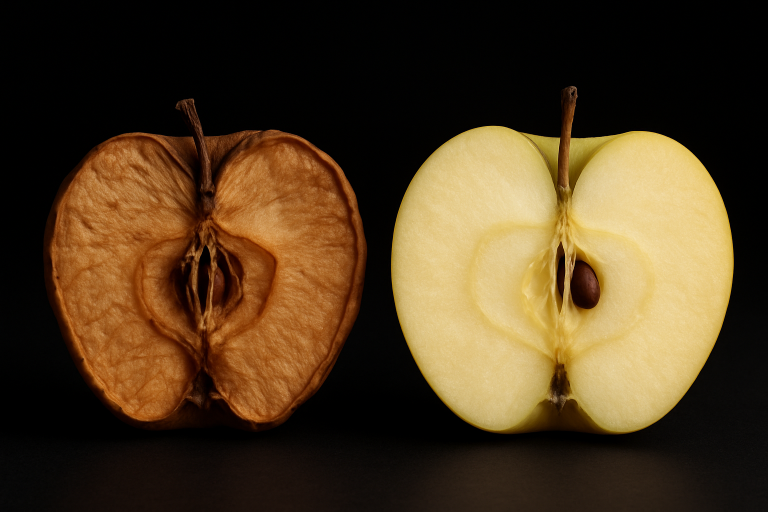
#> input picture TestesDeFunções/ChatGPT Image 24 de set. de 2025, 20_00_53.png, 1536 x 1024 px, found by its file name (shown at 1/2 size)
$ python Analisador2.py
#> lines starting #> are read from the running program, lines starting #| are printed output that depends on the picture; after the words box and inside, x2 and y2 are one past the last pixel; in counts of white or black regions, pixels touching at a corner belong together
import cv2
import numpy as np
from PIL import Image
import matplotlib.pyplot as plt

# Caminho da imagem
entrada = "/home/joao-pedro-veloso/Documentos/ProjetoEngenhariaAlimentos/TestesDeFunções/ChatGPT Image 24 de set. de 2025, 20_00_53.png"
saida = "imagem_convertida.png"

# 1. Converter imagem para RGB usando Pillow (garante formato limpo)
img_pil = Image.open(entrada).convert("RGB")
#> img_pil is the input picture: PIL image 1536x1024 RGB; mean R, G, B 79, 59.1, 32.7
img_pil.save(saida)

# 2. Ler imagem com OpenCV (BGR)
img = cv2.imread(saida)
if img is None:
    print("Erro ao carregar imagem")
    exit()

# 3. Reduz tamanho para acelerar processamento (opcional)
altura = img.shape[0] // 2
#> altura = 512
largura = img.shape[1] // 2
#> largura = 768
img = cv2.resize(img, (largura, altura))
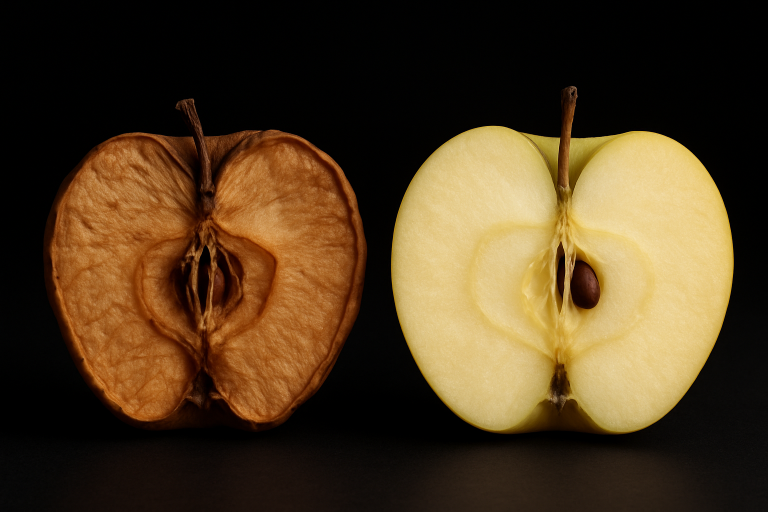
#> img: shape (512, 768, 3); mean B, G, R 32.8, 59.2, 79.1

# 4. Criar máscara para ignorar partes pretas
mask = cv2.inRange(img, (0,0,0), (40,40,40))  # faixa do preto
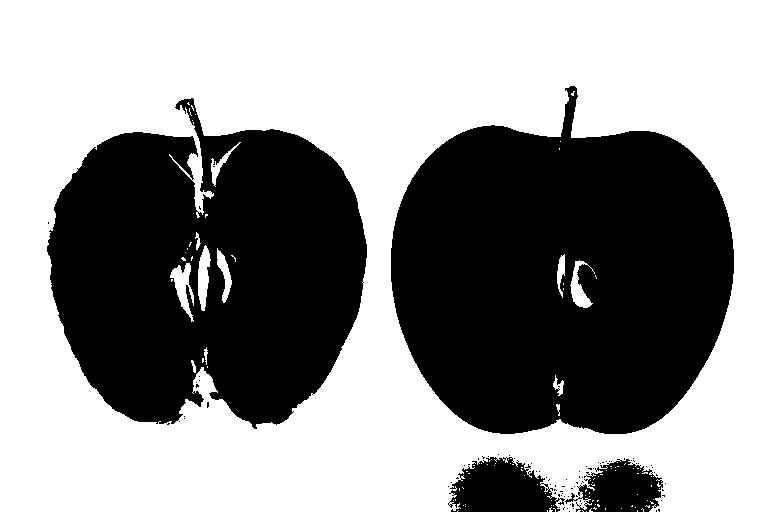
#> mask: shape (512, 768); 56.7% white; 92 black regions (88 under 20 px), largest, box (x1, y1, x2, y2) and area: (391, 86, 734, 434) 88079, (47, 98, 367, 429) 74568, (448, 457, 565, 512) 4316, (565, 459, 663, 512) 3195
mask_inv = cv2.bitwise_not(mask)  # inverte para pegar partes NÃO pretas

# 5. Converter imagem para escala de cinza para medir brilho
gray = cv2.cvtColor(img, cv2.COLOR_BGR2GRAY)
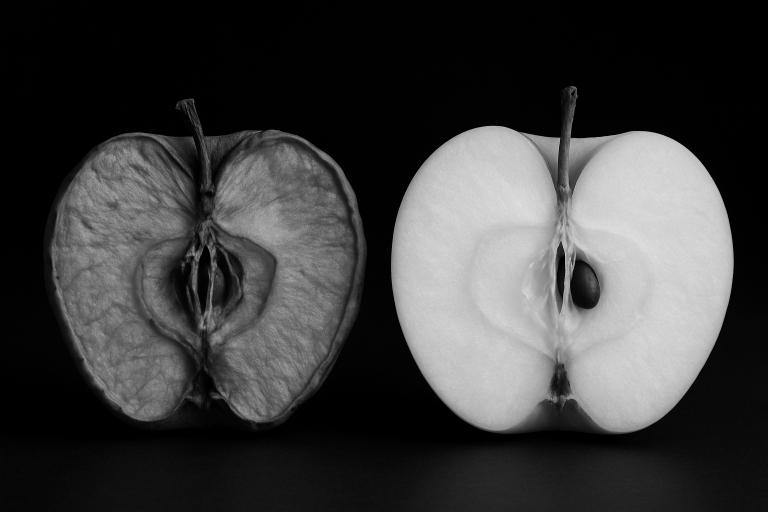
#> gray: shape (512, 768); min 0, max 225, mean 62.2

# 6. Extrair apenas pixels válidos (não pretos)
pixels_validos = gray[mask_inv > 0]

# 7. Definir faixas de brilho
#   - Escuro: 0–85
#   - Médio: 86–170
#   - Claro: 171–255
escuros = np.sum(pixels_validos <= 85)
#> escuros = 37457
medios = np.sum((pixels_validos > 85) & (pixels_validos <= 170))
#> medios = 61465
claros = np.sum(pixels_validos > 170)
#> claros = 71426
total = len(pixels_validos)
#> total = 170348

# 8. Calcular porcentagens
p_escuros = (escuros / total) * 100
#> p_escuros = 21.99
p_medios = (medios / total) * 100
#> p_medios = 36.08
p_claros = (claros / total) * 100
#> p_claros = 41.93

print(f"Porcentagem de áreas escuras: {p_escuros:.2f}%")
#| Porcentagem de áreas escuras: 21.99%
print(f"Porcentagem de áreas médias:  {p_medios:.2f}%")
#| Porcentagem de áreas médias:  36.08%
print(f"Porcentagem de áreas claras:  {p_claros:.2f}%")
#| Porcentagem de áreas claras:  41.93%

# 9. Exibir gráfico de barras
categorias = ["Escuras", "Médias", "Claras"]
valores = [p_escuros, p_medios, p_claros]
#> valores = [21.99, 36.08, 41.93]
cores = ["#2c3e50", "#95a5a6", "#ecf0f1"]

plt.figure(figsize=(6,4))
plt.bar(categorias, valores, color=cores)
plt.title("Distribuição de Brilho (sem partes pretas)")
plt.ylabel("Porcentagem (%)")
plt.ylim(0, 100)
for i, v in enumerate(valores):
    plt.text(i, v + 1, f"{v:.1f}%", ha='center', fontweight='bold')
#> this loop made 3 passes
#> v on passes 1 to 3: 21.99, 36.08, 41.93
plt.show()
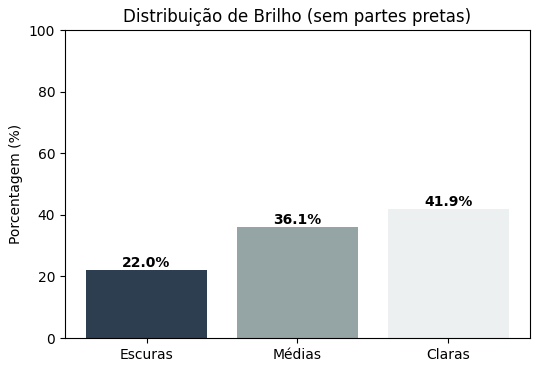
#> figure drawn by matplotlib, 1 panel; tallest bar 41.93 high, from x = 1.6 to 2.4
